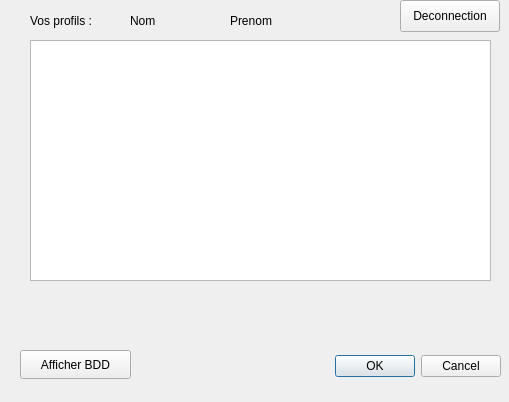
<?xml version="1.0" encoding="UTF-8"?>
<ui version="4.0">
 <class>User</class>
 <widget class="QDialog" name="User">
  <property name="geometry">
   <rect>
    <x>0</x>
    <y>0</y>
    <width>509</width>
    <height>402</height>
   </rect>
  </property>
  <property name="windowTitle">
   <string>Dialog</string>
  </property>
  <widget class="QTableView" name="tableView">
   <property name="geometry">
    <rect>
     <x>30</x>
     <y>40</y>
     <width>461</width>
     <height>241</height>
    </rect>
   </property>
  </widget>
  <widget class="QLabel" name="label">
   <property name="geometry">
    <rect>
     <x>30</x>
     <y>10</y>
     <width>111</width>
     <height>21</height>
    </rect>
   </property>
   <property name="text">
    <string>Vos profils :</string>
   </property>
  </widget>
  <widget class="QDialogButtonBox" name="buttonBox">
   <property name="geometry">
    <rect>
     <x>160</x>
     <y>350</y>
     <width>341</width>
     <height>32</height>
    </rect>
   </property>
   <property name="orientation">
    <enum>Qt::Horizontal</enum>
   </property>
   <property name="standardButtons">
    <set>QDialogButtonBox::Cancel|QDialogButtonBox::Ok</set>
   </property>
  </widget>
  <widget class="QLabel" name="NomLabel">
   <property name="geometry">
    <rect>
     <x>130</x>
     <y>10</y>
     <width>111</width>
     <height>21</height>
    </rect>
   </property>
   <property name="text">
    <string>Nom</string>
   </property>
  </widget>
  <widget class="QLabel" name="PrenomLabel">
   <property name="geometry">
    <rect>
     <x>230</x>
     <y>10</y>
     <width>111</width>
     <height>21</height>
    </rect>
   </property>
   <property name="text">
    <string>Prenom</string>
   </property>
  </widget>
  <widget class="QPushButton" name="DisconnectButton">
   <property name="geometry">
    <rect>
     <x>400</x>
     <y>0</y>
     <width>100</width>
     <height>32</height>
    </rect>
   </property>
   <property name="text">
    <string>Deconnection</string>
   </property>
  </widget>
  <widget class="QPushButton" name="ShowBDDButton">
   <property name="geometry">
    <rect>
     <x>20</x>
     <y>350</y>
     <width>111</width>
     <height>29</height>
    </rect>
   </property>
   <property name="text">
    <string>Afficher BDD</string>
   </property>
  </widget>
 </widget>
 <resources/>
 <connections>
  <connection>
   <sender>buttonBox</sender>
   <signal>accepted()</signal>
   <receiver>User</receiver>
   <slot>close()</slot>
   <hints>
    <hint type="sourcelabel">
     <x>470</x>
     <y>359</y>
    </hint>
    <hint type="destinationlabel">
     <x>384</x>
     <y>303</y>
    </hint>
   </hints>
  </connection>
  <connection>
   <sender>DisconnectButton</sender>
   <signal>clicked()</signal>
   <receiver>User</receiver>
   <slot>close()</slot>
   <hints>
    <hint type="sourcelabel">
     <x>428</x>
     <y>15</y>
    </hint>
    <hint type="destinationlabel">
     <x>344</x>
     <y>10</y>
    </hint>
   </hints>
  </connection>
 </connections>
</ui>
